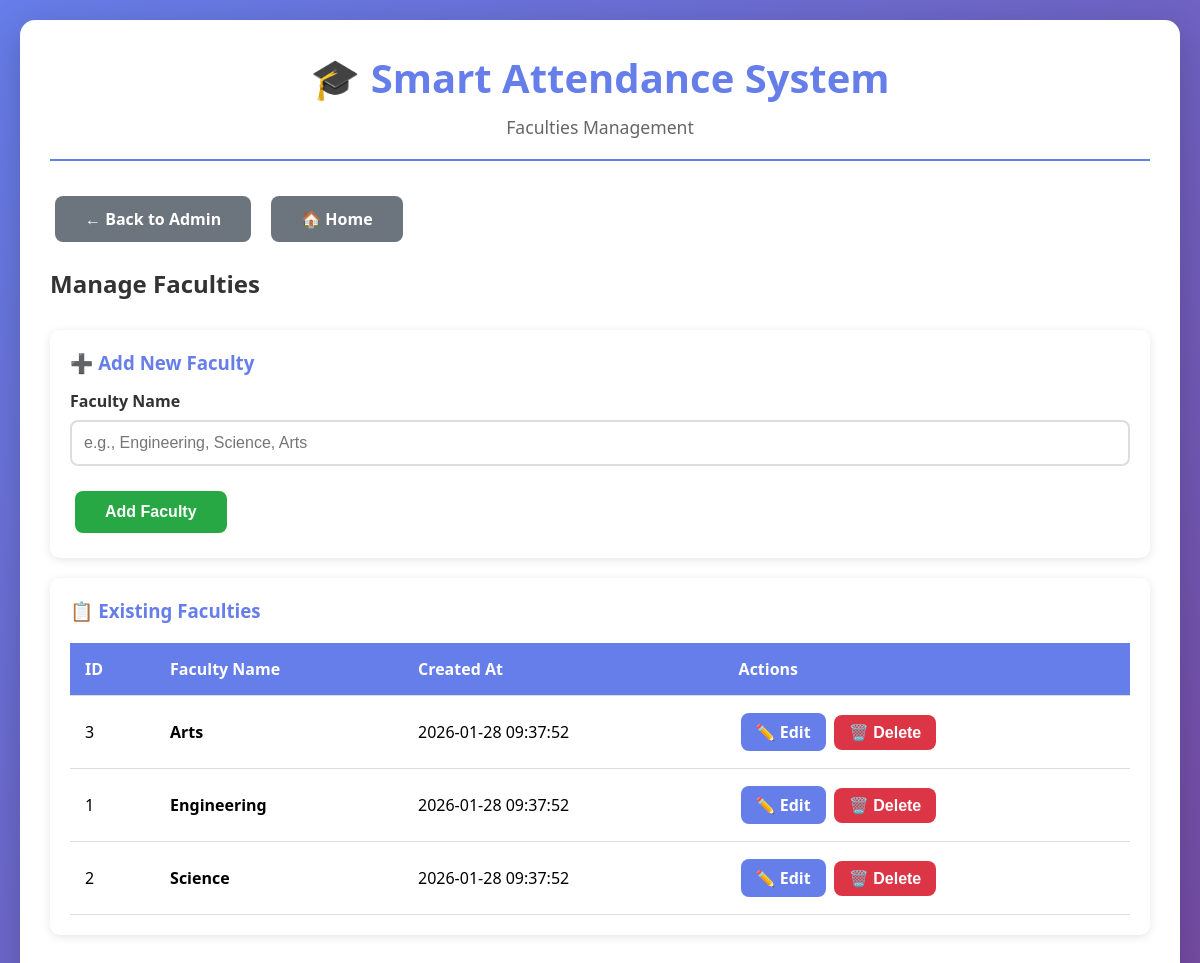
The app's page /admin/faculties with its own data.
### tables this page shows
CREATE TABLE faculties (
        id INTEGER PRIMARY KEY AUTOINCREMENT,
        name TEXT UNIQUE NOT NULL,
        created_at TEXT DEFAULT CURRENT_TIMESTAMP
    );

### app.py (the view, shortened to what this page needs)
@app.route("/admin/faculties", methods=["GET","POST"])
def admin_faculties():
    conn = get_connection()
    rows = conn.execute("SELECT * FROM faculties ORDER BY name").fetchall()
    conn.close()
    return render_template("admin/faculties.html", faculties=rows)

### database.py (called while the page is built)
def get_connection():
    conn = sqlite3.connect(Config.DB_NAME, timeout=10, check_same_thread=False)
    conn.row_factory = sqlite3.Row
    conn.execute("PRAGMA foreign_keys = ON")
    return conn

### templates/admin/faculties.html (shortened to what this page needs)
{% extends "base.html" %}
{% block subtitle %}Faculties Management{% endblock %}
{% block content %}
<div class="nav-links">
    <a href="/admin" class="btn btn-secondary">← Back to Admin</a>
    <a href="/" class="btn btn-secondary">🏠 Home</a>
</div>
<h2 style="color: #333; margin-bottom: 30px;">Manage Faculties</h2>
<div class="card">
    <h3>➕ Add New Faculty</h3>
    <form method="POST">
        <div class="form-group">
            <label for="name">Faculty Name</label>
            <input type="text" id="name" name="name" placeholder="e.g., Engineering, Science, Arts" required>
        </div>
        <button type="submit" class="btn btn-success">Add Faculty</button>
    </form>
</div>
<div class="card">
    <h3>📋 Existing Faculties</h3>
    {% if faculties %}
        <table>
            <thead>
                <tr>
                    <th>ID</th>
                    <th>Faculty Name</th>
                    <th>Created At</th>
                    <th>Actions</th>
                </tr>
            </thead>
            <tbody>
                {% for faculty in faculties %}
                <tr>
                    <td>{{ faculty.id }}</td>
                    <td><strong>{{ faculty.name }}</strong></td>
                    <td>{{ faculty.created_at or 'N/A' }}</td>
                    <td>
                        <a href="/admin/faculties/{{ faculty.id }}/edit" class="btn" style="padding: 8px 15px; margin: 2px;">✏️ Edit</a>
                        <form method="POST" action="/admin/faculties/{{ faculty.id }}/delete" style="display: inline;"
                              onsubmit="return confirm('Are you sure you want to delete this faculty? This will also delete all related departments, courses, and data.');">
                            <button type="submit" class="btn btn-danger" style="padding: 8px 15px; margin: 2px;">🗑️ Delete</button>
                        </form>
                    </td>
                </tr>
                {% endfor %}
            </tbody>
        </table>
    {% else %}
        <p style="color: #666; text-align: center; padding: 40px;">
            No faculties found. Add your first faculty above!
        </p>
    {% endif %}
</div>
{% endblock %}

### templates/base.html (style rules this page uses)
* { margin: 0; padding: 0; box-sizing: border-box; }
body { font-family: 'Segoe UI', Tahoma, Geneva, Verdana, sans-serif; background: linear-gradient(135deg, #667eea 0%, #764ba2 100%); min-height: 100vh; padding: 20px; }
.btn { display: inline-block; padding: 12px 30px; background: #667eea; color: white; text-decoration: none; border-radius: 8px; border: none; cursor: pointer; font-size: 1em; font-weight: 600; transition: all 0.3s; margin: 5px; }
.btn-secondary { background: #6c757d; }
.btn-danger { background: #dc3545; }
.btn-success { background: #28a745; }
.form-group { margin-bottom: 20px; }
.form-group label { display: block; margin-bottom: 8px; color: #333; font-weight: 600; }
.form-group input, .form-group select, .form-group textarea { width: 100%; padding: 12px; border: 2px solid #ddd; border-radius: 8px; font-size: 1em; transition: border 0.3s; }
table { width: 100%; border-collapse: collapse; margin-top: 20px; }
table th, table td { padding: 15px; text-align: left; border-bottom: 1px solid #ddd; }
table th { background: #667eea; color: white; font-weight: 600; }
.card { background: white; border-radius: 10px; padding: 20px; margin-bottom: 20px; box-shadow: 0 2px 10px rgba(0,0,0,0.1); }
.card h3 { color: #667eea; margin-bottom: 15px; }
.nav-links { display: flex; gap: 10px; margin-bottom: 20px; flex-wrap: wrap; }

### records on screen
faculties: id "3", name "Arts", created_at "2026-01-28 09:37:52"
faculties: id "1", name "Engineering", created_at "2026-01-28 09:37:52"
faculties: id "2", name "Science", created_at "2026-01-28 09:37:52"
